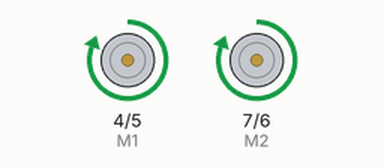
Simulated run of this sketch. Board: Arduino Uno, built with avr-gcc and run on an emulated ATmega328P. Shown: direction and speed pins drawn as motors (green arrow = direction pin HIGH = forward, orange = LOW = backward, longer = more drive).

Above: at 1.56 s.
At 4.68 s:
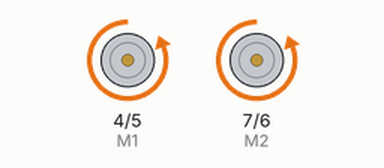
At 6.24 s:
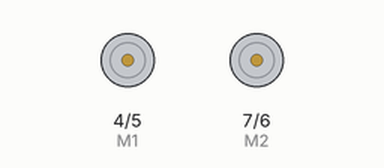
Timing chart, 0 to 8.1 s (numbered marks = the images above):
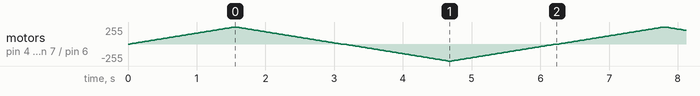

The sketch:

motor_shield_test_code_pde.ino
```cpp
//Arduino PWM Speed Control：
int E1 = 5;
int M1 = 4;
int E2 = 6;
int M2 = 7;

#define FORWARD HIGH
#define REVERSE LOW
#define DIR_LEFT(fwd) (fwd % 2 ? FORWARD : REVERSE)
#define DIR_RITE(fwd) (fwd % 2 ? FORWARD : REVERSE)

int dir;

void setup()
{
    pinMode(M1, OUTPUT);
    pinMode(M2, OUTPUT);
    dir = 0;
}

void loop()
{
  int value;
  dir++;

  for(value = 0 ; value <= 255; value+=5)
  {
    digitalWrite(M1,DIR_LEFT(dir));
    digitalWrite(M2, DIR_RITE(dir));
    analogWrite(E1, value);   //PWM Speed Control
    analogWrite(E2, value);   //PWM Speed Control
    delay(30);
  }
  for(value = 255 ; value >= 0; value-=5)
  {
    digitalWrite(M1,DIR_LEFT(dir));
    digitalWrite(M2, DIR_RITE(dir));
    analogWrite(E1, value);   //PWM Speed Control
    analogWrite(E2, value);   //PWM Speed Control
    delay(30);
  }
}
```
